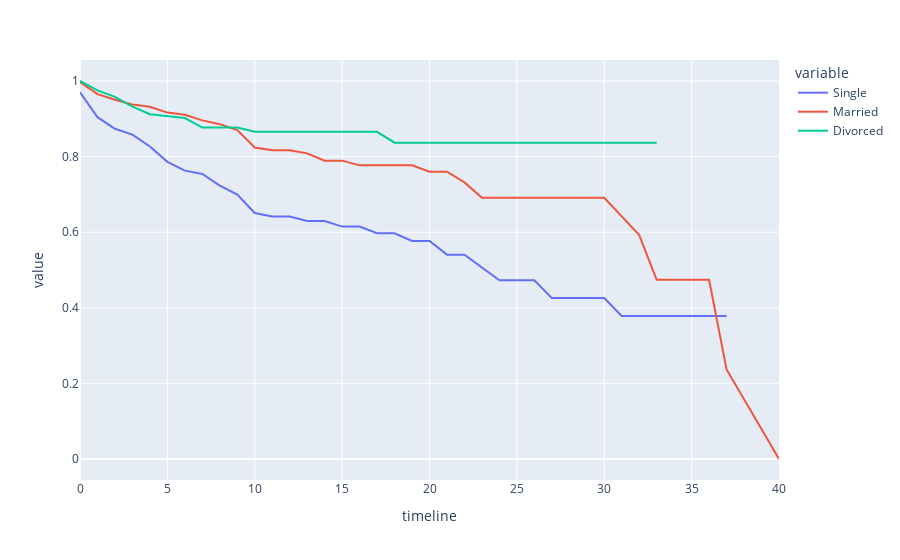

Notebook code cell kept with this figure:
### Markdown cell above
## 4. Let's switch to looking at retention rates from another demographic perspective: marital status. Generate and plot survival curves for the different marital statuses by number of years at the company.

### Code cell
emp_rates = survival(data, 'MaritalStatus', 'YearsAtCompany', 'Attrition')
px.line(emp_rates, x=emp_rates.index, y=['Single', "Married", "Divorced"]).show()

### Figure 1 — Plotly figure (JSON) as saved in the notebook; plotly's stock layout.template omitted (floating-point values rounded to 4 significant figures)
{"data": [{"hovertemplate": "variable=Single<br>timeline=%{x}<br>value=%{y}<extra></extra>", "legendgroup": "Single", "line": {"color": "#636efa", "dash": "solid"}, "mode": "lines", "name": "Single", "orientation": "v", "showlegend": true, "type": "scatter", "x": [0, 1, 2, 3, 4, 5, 6, 7, 8, 9, 10, 11, 12, 13, 14, 15, 16, 17, 18, 19, 20, 21, 22, 23, 24, 25, 26, 27, 29, 30, 31, 32, 33, 34, 36, 37, 40], "xaxis": "x", "y": [0.9702, 0.9044, 0.8736, 0.8581, 0.8268, 0.7861, 0.7628, 0.754, 0.7234, 0.6997, 0.6507, 0.6413, 0.6413, 0.6294, 0.6294, 0.6148, 0.6148, 0.5972, 0.5972, 0.5766, 0.5766, 0.5406, 0.5406, 0.5068, 0.473, 0.473, 0.473, 0.4257, 0.4257, 0.4257, 0.3784, 0.3784, 0.3784, 0.3784, 0.3784, 0.3784, null], "yaxis": "y"}, {"hovertemplate": "variable=Married<br>timeline=%{x}<br>value=%{y}<extra></extra>", "legendgroup": "Married", "line": {"color": "#EF553B", "dash": "solid"}, "mode": "lines", "name": "Married", "orientation": "v", "showlegend": true, "type": "scatter", "x": [0, 1, 2, 3, 4, 5, 6, 7, 8, 9, 10, 11, 12, 13, 14, 15, 16, 17, 18, 19, 20, 21, 22, 23, 24, 25, 26, 27, 29, 30, 31, 32, 33, 34, 36, 37, 40], "xaxis": "x", "y": [0.997, 0.9654, 0.9506, 0.9381, 0.932, 0.9164, 0.9109, 0.8958, 0.8858, 0.8702, 0.8239, 0.817, 0.817, 0.8086, 0.7894, 0.7894, 0.7768, 0.7768, 0.7768, 0.7768, 0.7599, 0.7599, 0.7318, 0.6911, 0.6911, 0.6911, 0.6911, 0.6911, 0.6911, 0.6911, 0.6418, 0.5924, 0.4739, 0.4739, 0.4739, 0.237, 0], "yaxis": "y"}, {"hovertemplate": "variable=Divorced<br>timeline=%{x}<br>value=%{y}<extra></extra>", "legendgroup": "Divorced", "line": {"color": "#00cc96", "dash": "solid"}, "mode": "lines", "name": "Divorced", "orientation": "v", "showlegend": true, "type": "scatter", "x": [0, 1, 2, 3, 4, 5, 6, 7, 8, 9, 10, 11, 12, 13, 14, 15, 16, 17, 18, 19, 20, 21, 22, 23, 24, 25, 26, 27, 29, 30, 31, 32, 33, 34, 36, 37, 40], "xaxis": "x", "y": [1, 0.9752, 0.9581, 0.9321, 0.9122, 0.9078, 0.9021, 0.8769, 0.8769, 0.8769, 0.8657, 0.8657, 0.8657, 0.8657, 0.8657, 0.8657, 0.8657, 0.8657, 0.8368, 0.8368, 0.8368, 0.8368, 0.8368, 0.8368, 0.8368, 0.8368, 0.8368, 0.8368, 0.8368, 0.8368, 0.8368, 0.8368, 0.8368, null, null, null, null], "yaxis": "y"}], "layout": {"legend": {"title": {"text": "variable"}, "tracegroupgap": 0}, "margin": {"t": 60}, "xaxis": {"anchor": "y", "domain": [0, 1], "title": {"text": "timeline"}}, "yaxis": {"anchor": "x", "domain": [0, 1], "title": {"text": "value"}}}}
